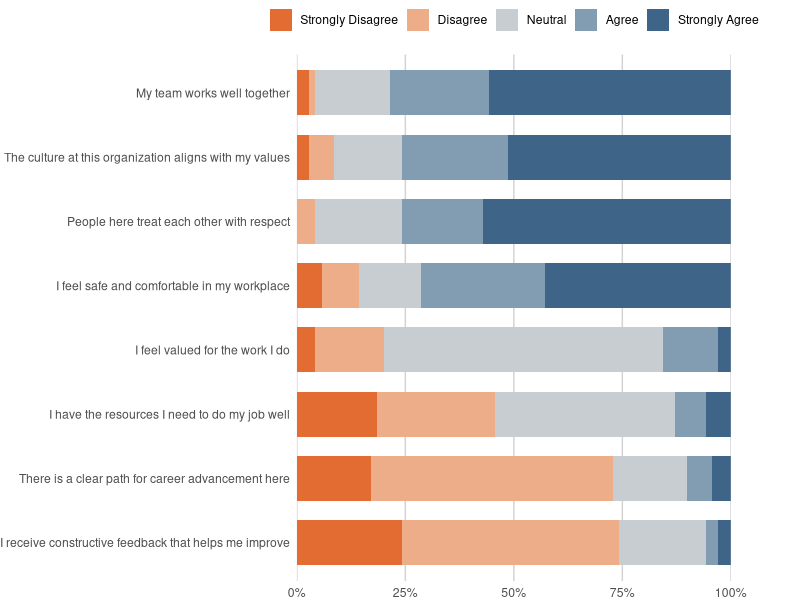
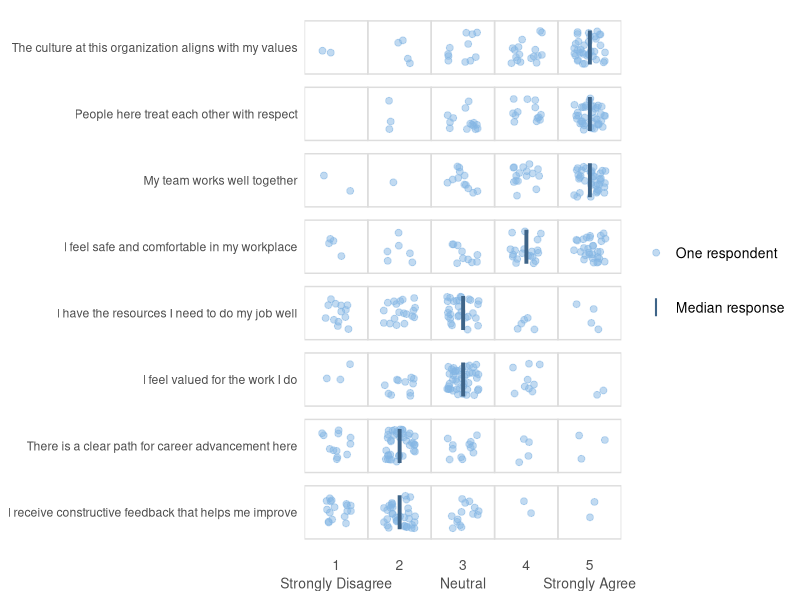
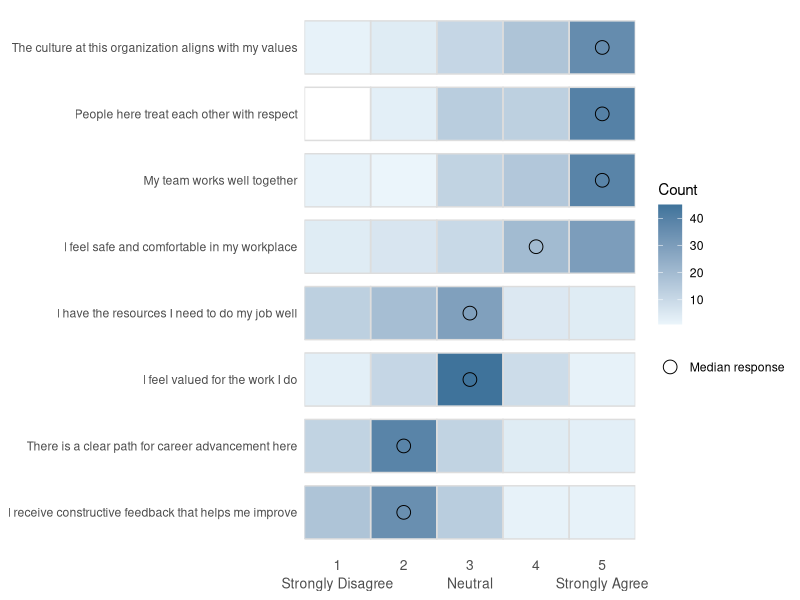
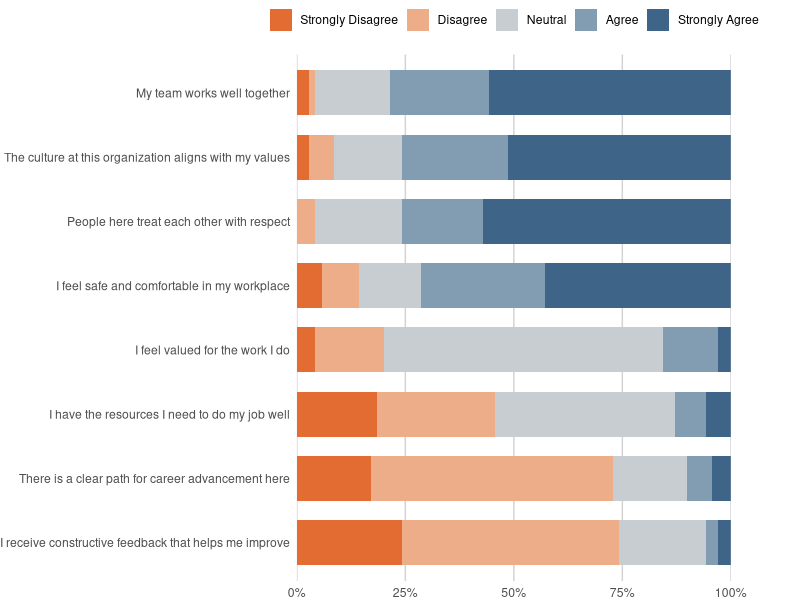
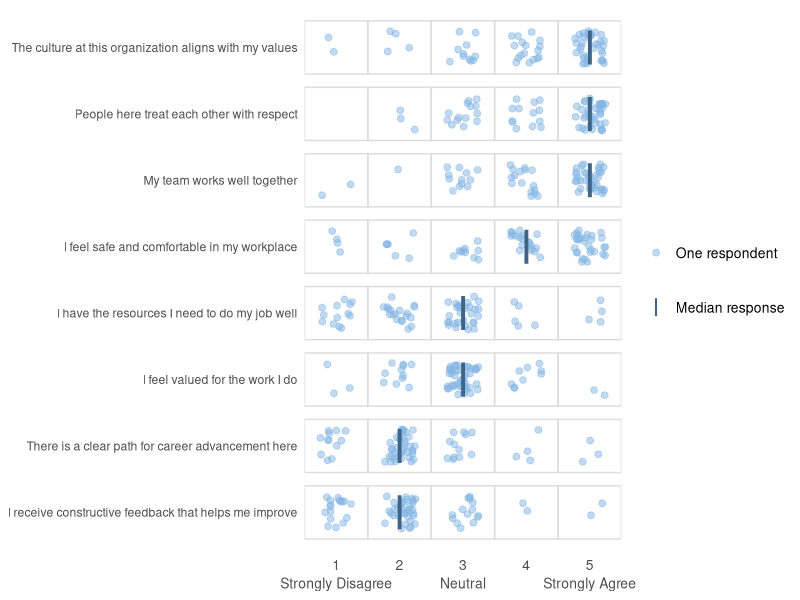
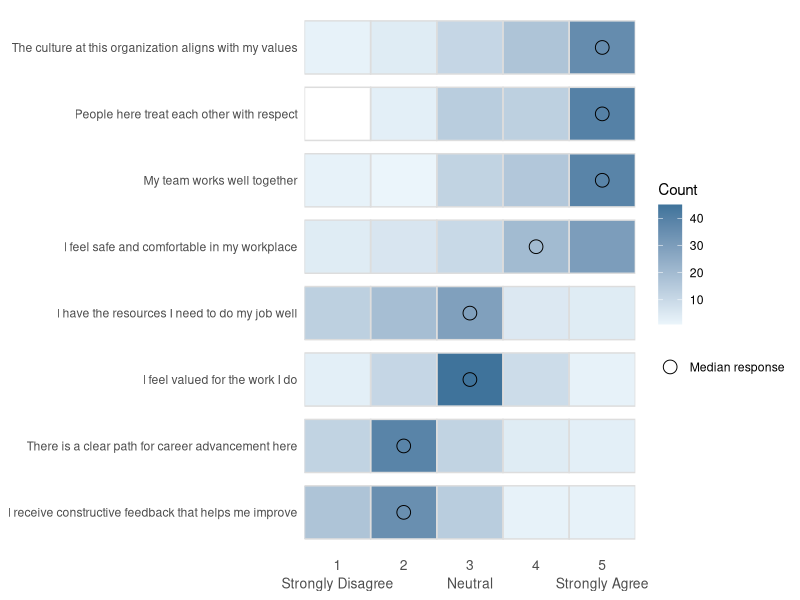

R code for these plots, in order:
## ---- chunk 1

# load packages
library(tidyverse) 
library(scales)  

# import data
results <- read_csv("employee_survey_results.csv")

## ---- chunk 2

# counts and percentages
counts_perc <- results |> 
  count(statement, response, response_num) |> 
  group_by(statement) |> 
  mutate(total = sum(n), 
         percent = n / total) 

# medians
medians <- results |>    
  group_by(statement) |>    
  summarize(med = median(response_num)) # calculate median by statement
## ---- chunk 3




## ---- chunk 4

# determine order of the bars (combined value of agree/strongly agree) 
stacked_order <- results |> 
  filter(response %in% c("Agree", "Strongly Agree")) |>
  count(statement) |> 
  arrange(n) |> 
  pull(statement) # converts column values to a vector

# set order of the bars and fill categories
counts_perc <- counts_perc |> 
  mutate(statement = factor(statement,
                            levels = stacked_order),
         response = factor(response,
                           levels = c("Strongly Agree",
                                      "Agree",
                                      "Neutral",
                                      "Disagree",
                                      "Strongly Disagree")))
## ---- chunk 5

fill_colors <- c(
  "Strongly Agree"    = "#3e6488",
  "Agree"             = "#829db2",
  "Neutral"           = "#c8cdd1",
  "Disagree"          = "#edad89",
  "Strongly Disagree" = "#e36c32"
)
## ---- chunk 6

counts_perc |> 
  ggplot(aes(x = percent, y = statement, fill = response)) +
  geom_col(width = .7) +
  labs(x = NULL, y = NULL, fill = NULL) +
  scale_x_continuous(expand = c(0,0), 
                     labels = percent) +
  scale_fill_manual(values = fill_colors,
                    guide = guide_legend(reverse = TRUE)) +
  theme_minimal() +
  theme(legend.position = "top",
        panel.grid = element_blank(),
        panel.grid.major.x = element_line(color = "lightgrey"),
        plot.margin = margin(r = 50))
## ---- chunk 7
ggsave("stacked_bar.png", 
       width = 8, height = 4,
       dpi = 500, bg = "white")
## ---- chunk 8




## ---- chunk 9

# order medians data frame
medians <- medians |> 
  mutate(statement = fct_reorder(statement, med))

# order results data frame to match
results <- results |> 
  mutate(statement = factor(statement, 
                            levels = levels(medians$statement)))

## ---- chunk 10

# Get the unique values of x and y variables 
x_values <- 1:5 
y_values <- unique(results$statement)  

# Create a complete grid with all possible combinations 
full_grid <- expand.grid(   
  response_num = x_values,   
  statement = y_values 
  )
## ---- chunk 11

ggplot() +  
  geom_tile(full_grid,
            mapping = aes(x = response_num, 
                          y = statement),
            fill = NA,                                    
            color = "#dddddd",                              
            height = .8, 
            linewidth = .5) +
  geom_jitter(results, 
              mapping = aes(x = response_num, 
                            y = statement,
                            fill = "One respondent"),
              size = 2,
              height = .25,
              width = .25, 
              alpha = .5, 
              color = "#84B6E4") + 
  geom_point(medians,
             mapping = aes(x = med, 
                           y = statement,
                           color = "Median response"),
             shape = 108, 
             size = 11.5) +
  guides(color = guide_legend(override.aes = list(size = 6))) +
  labs(x = NULL, y = NULL, color = NULL, fill = NULL) +
  scale_color_manual(values = "#3e6488") +
  scale_x_continuous(expand = c(0,0), 
                     breaks = 1:5,                      
                     labels = c("1\nStrongly Disagree",
                                "2",
                                "3\nNeutral",
                                "4",
                                "5\nStrongly Agree")) + 
  theme_minimal() +   
  theme(panel.grid = element_blank(),
        axis.text.x = element_text(size = 10, lineheight = 1.1),
        legend.text = element_text(size = 10))
## ---- chunk 12
ggsave("jittered_strip.png", 
       width = 8, height = 4,
       dpi = 500, bg = "white")
## ---- chunk 13





## ---- chunk 14

# sort counts data frame based on median factor
counts_perc <- counts_perc |> 
  mutate(statement = factor(statement,
                            levels = levels(medians$statement)))
## ---- chunk 15

ggplot() +  
  geom_tile(counts_perc,
            mapping = aes(x = response_num, 
                          y = statement, 
                          fill = n),
            height = .8) +
  geom_tile(full_grid,
            mapping = aes(x = response_num,
                          y = statement),
            fill = NA,
            color = "#dddddd",
            height = .8,
            linewidth = .5) +
  geom_point(medians,
             mapping = aes(x = med, y = statement,
                           color = "Median response"),
             size = 4.3, shape=21, fill = NA) +
  labs(x = NULL, y = NULL, fill = "Count", color = NULL) +   
  scale_x_continuous(expand = c(0,0), breaks = 1:5,                      
                     labels = c("1\nStrongly Disagree",
                                "2",
                                "3\nNeutral",
                                "4",
                                "5\nStrongly Agree")) +  
  scale_color_manual(values = "black") +
  scale_fill_gradient(low  = "#EBF5FB",
                      high = "#3f739b") +
  theme_minimal() +   
  theme(panel.grid = element_blank(),
        axis.text.x = element_text(size = 10, lineheight = 1.1))
## ---- chunk 16
ggsave("dist_heatmap.png", 
       width = 8, height = 4,
       dpi = 500, bg = "white")
